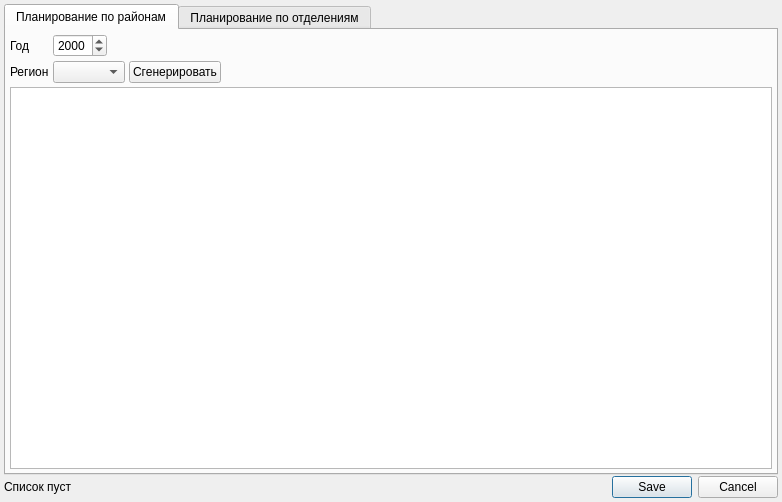
<?xml version="1.0" encoding="UTF-8"?>
<ui version="4.0">
 <class>RBPlanningHealthResortActivity</class>
 <widget class="QDialog" name="RBPlanningHealthResortActivity">
  <property name="geometry">
   <rect>
    <x>0</x>
    <y>0</y>
    <width>782</width>
    <height>502</height>
   </rect>
  </property>
  <property name="windowTitle">
   <string>Планирование санаторной деятельности</string>
  </property>
  <layout class="QGridLayout" name="gridLayout">
   <property name="margin">
    <number>4</number>
   </property>
   <property name="spacing">
    <number>1</number>
   </property>
   <item row="0" column="0" colspan="2">
    <widget class="QTabWidget" name="tabWidget">
     <property name="currentIndex">
      <number>0</number>
     </property>
     <widget class="QWidget" name="tabDistrict">
      <attribute name="title">
       <string>Планирование по районам</string>
      </attribute>
      <layout class="QGridLayout" name="gridLayout_2">
       <property name="margin">
        <number>4</number>
       </property>
       <property name="spacing">
        <number>4</number>
       </property>
       <item row="0" column="0">
        <widget class="QLabel" name="lblYear">
         <property name="text">
          <string>Год</string>
         </property>
        </widget>
       </item>
       <item row="0" column="1">
        <widget class="QDateEdit" name="edtYear">
         <property name="enabled">
          <bool>true</bool>
         </property>
         <property name="displayFormat">
          <string>yyyy</string>
         </property>
        </widget>
       </item>
       <item row="1" column="0">
        <widget class="QLabel" name="lblRegion">
         <property name="text">
          <string>Регион</string>
         </property>
        </widget>
       </item>
       <item row="1" column="3">
        <widget class="QPushButton" name="btnFillDistricts">
         <property name="text">
          <string>Сгенерировать</string>
         </property>
        </widget>
       </item>
       <item row="1" column="1" colspan="2">
        <widget class="CMainRegionsKLADRComboBox" name="cmbRegion"/>
       </item>
       <item row="1" column="4">
        <spacer name="horizontalSpacer_2">
         <property name="orientation">
          <enum>Qt::Horizontal</enum>
         </property>
         <property name="sizeHint" stdset="0">
          <size>
           <width>40</width>
           <height>20</height>
          </size>
         </property>
        </spacer>
       </item>
       <item row="0" column="2" colspan="3">
        <spacer name="horizontalSpacer">
         <property name="orientation">
          <enum>Qt::Horizontal</enum>
         </property>
         <property name="sizeHint" stdset="0">
          <size>
           <width>40</width>
           <height>20</height>
          </size>
         </property>
        </spacer>
       </item>
       <item row="3" column="0" colspan="5">
        <widget class="CInDocTableViewTabMod" name="tblPlan"/>
       </item>
      </layout>
     </widget>
     <widget class="QWidget" name="tabOrgStructure">
      <attribute name="title">
       <string>Планирование по отделениям</string>
      </attribute>
      <layout class="QGridLayout" name="gridLayout_3"/>
     </widget>
    </widget>
   </item>
   <item row="1" column="0">
    <widget class="QLabel" name="lblCount">
     <property name="text">
      <string>Список пуст</string>
     </property>
    </widget>
   </item>
   <item row="1" column="1">
    <widget class="QDialogButtonBox" name="buttonBox">
     <property name="orientation">
      <enum>Qt::Horizontal</enum>
     </property>
     <property name="standardButtons">
      <set>QDialogButtonBox::Cancel|QDialogButtonBox::Save</set>
     </property>
    </widget>
   </item>
  </layout>
 </widget>
 <customwidgets>
  <customwidget>
   <class>CInDocTableViewTabMod</class>
   <extends>QTableView</extends>
   <header>RefBooks/Utils.h</header>
  </customwidget>
  <customwidget>
   <class>CMainRegionsKLADRComboBox</class>
   <extends>QComboBox</extends>
   <header>KLADR/kladrComboxes.h</header>
  </customwidget>
 </customwidgets>
 <tabstops>
  <tabstop>buttonBox</tabstop>
 </tabstops>
 <resources/>
 <connections>
  <connection>
   <sender>buttonBox</sender>
   <signal>accepted()</signal>
   <receiver>RBPlanningHealthResortActivity</receiver>
   <slot>accept()</slot>
   <hints>
    <hint type="sourcelabel">
     <x>604</x>
     <y>596</y>
    </hint>
    <hint type="destinationlabel">
     <x>157</x>
     <y>274</y>
    </hint>
   </hints>
  </connection>
  <connection>
   <sender>buttonBox</sender>
   <signal>rejected()</signal>
   <receiver>RBPlanningHealthResortActivity</receiver>
   <slot>reject()</slot>
   <hints>
    <hint type="sourcelabel">
     <x>604</x>
     <y>596</y>
    </hint>
    <hint type="destinationlabel">
     <x>286</x>
     <y>274</y>
    </hint>
   </hints>
  </connection>
 </connections>
</ui>
